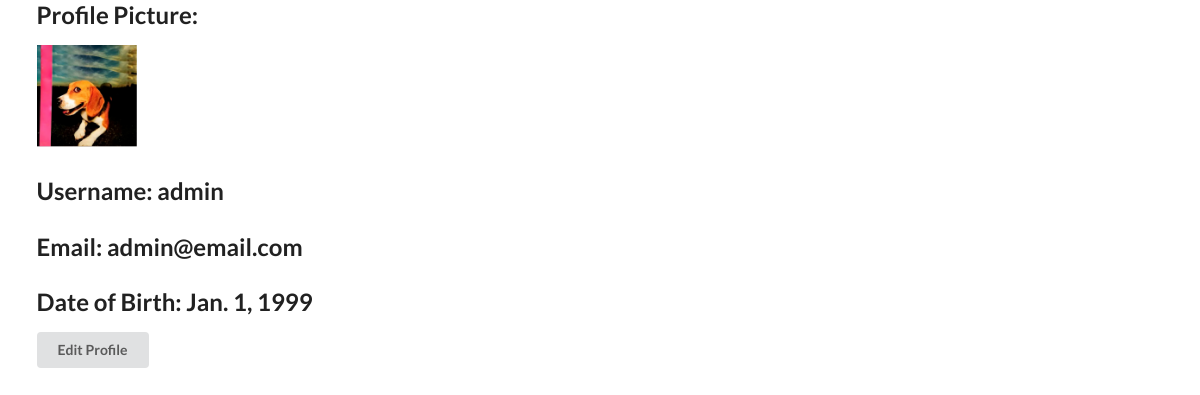
The page /profile/ (signed in) on the database as committed earlier.
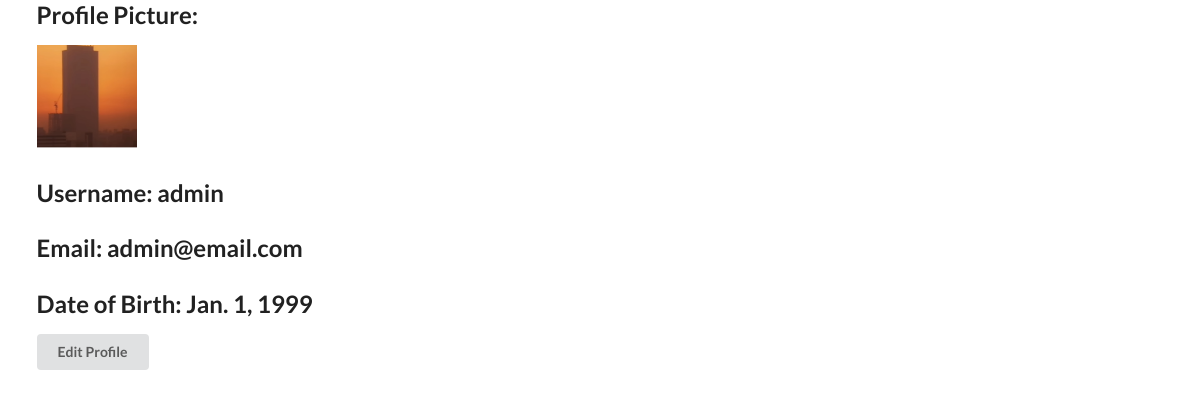
The same page on the database as committed later.
### auctionApp/models.py (models this page shows, shortened)
class User(AbstractUser):
    email = models.EmailField(unique = True)
    username = models.CharField(max_length = 50, blank = True, null = True, unique = True)
    DOB = models.DateField(null=True)
    image = models.ImageField(upload_to='profile_pic', default='default.png')
    def __str__(self):
        return self.username

### auction/views.py (the view)
# urls.py: path('profile/', profile_view, name= 'profile'),
@login_required
def profile_view(request):
    context = {}
    return render(request, 'profile.html', context)

### templates/profile.html (shortened to what this page needs)
{% extends 'base.html' %}
{% block content %}
<h2>Profile Picture:  </h2>
{%if user.image %}
<img src = '{{ user.image.url }}' width = 100px>
{% endif %}
<h2>Username:  {{user}}</h2>
<h2>Email:  {{user.email}}</h2>
<h2>Date of Birth:  {{user.DOB}}</h2>
<a href= '{% url 'editProfile' %}'>
    <button class = 'ui button '>Edit Profile</button>
</a>
{% endblock content %}

### templates/base.html (shortened to what this page needs)
<!doctype html>
<html lang="en">
  <head>
    <link rel="stylesheet" type='text/css' href="https://cdnjs.cloudflare.com/ajax/libs/semantic-ui/2.2.14/semantic.min.css">
    <link rel="stylesheet" href="https://cdnjs.cloudflare.com/ajax/libs/Chart.js/2.8.0/Chart.min.css" />
  </head>
  <body>
      <div class = 'ui container'>
         {% block content %}
         {% endblock content %}
      </div>
  </body>
</html>

Rows that differ between the two databases and show on the page:
changed User "admin": image: a different picture
